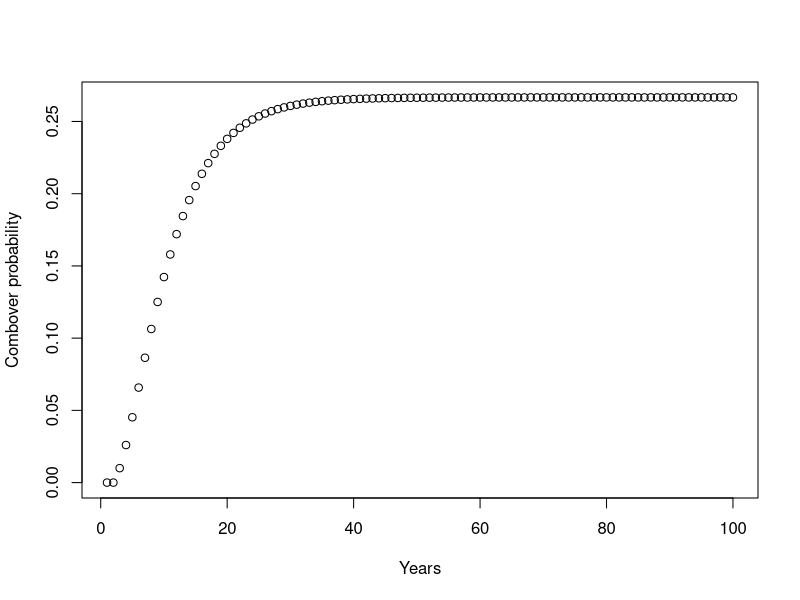
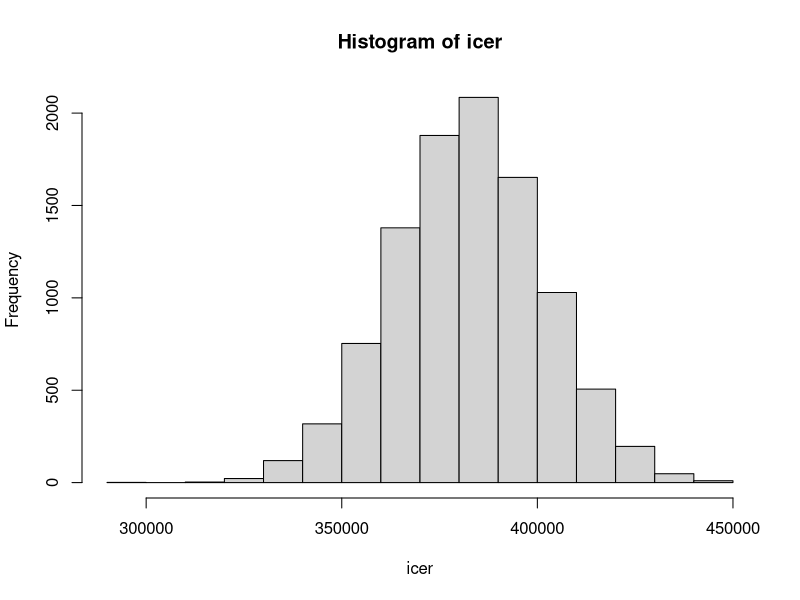

Here is the R script that generated these plots, in order:
1+2
test=1+2
rep(0,10)
1:120
years=1:100
months=years*12
months
testvector=c(1,3,6,8)
testvector
testvector[3]
years[months==60]
years[months>100]
years[(years>5)&(years<10)]
testmatrix = matrix(c(0.90, 0.05, 0.00, 0.00, 0.10, 0.85, 0.05, 0.00, 0.00, 0.10, 0.85, 0.05, 0.00, 0.00, 0.10, 0.95),ncol=4,byrow=TRUE)

transition = matrix(c(0.90, 0.05, 0.00, 0.00, 0.10, 0.85, 0.05, 0.00, 0.00, 0.10, 0.85, 0.05, 0.00, 0.00, 0.10, 0.95),ncol=4,byrow=TRUE)
timesteps = 100
h = rep(0,timesteps)
f = rep(0,timesteps)
c = rep(0,timesteps)
b = rep(0,timesteps)
h[1]=1
priorstate =c(h[1],f[1],c[1],b[1])
transition%*%priorstate 
for (t in 2:timesteps)
{
  priorstate =c(h[t-1],f[t-1],c[t-1],b[t-1])
  newstate= transition%*%priorstate 
  h[t]=newstate[1]
  f[t]=newstate[2]
  c[t]=newstate[3]
  b[t]=newstate[4]
}
h[100]
f[100]
c[100]
b[100]
plot(c,xlab="Years",ylab="Combover probability")

# after  intervention:
transition_new = matrix(c(0.90, 0.05, 0.05, 0.00, 0.10, 0.85, 0.05, 0.00, 0.00, 0.10, 0.80, 0.05, 0.00, 0.00, 0.10, 0.95),ncol=4,byrow=TRUE)
timesteps = 100
h_new = rep(0,timesteps)
f_new = rep(0,timesteps)
c_new = rep(0,timesteps)
b_new = rep(0,timesteps)
h_new[1]=1
priorstate_new =c(h[1],f[1],c[1],b[1])
transition_new%*%priorstate_new 
for (t in 2:timesteps)
{
  priorstate_new =c(h[t-1],f[t-1],c[t-1],b[t-1])
  newstate_new= transition_new%*%priorstate_new 
  h_new[t]=newstate_new[1]
  f_new[t]=newstate_new[2]
  c_new[t]=newstate_new[3]
  b_new[t]=newstate_new[4]
}
h_new[100]
f_new[100]
c_new[100]
b_new[100]

# cost-effectiveness analysis:

costs = sum(100000*(f*10+c*100+b*500))
costs_new = sum(100000*(f_new*10+c_new*(100+1000)+b_new*500))

qalys = sum(100000*(h*1+f*(1-0.01)+c*(1-0.05)+b*(1-0.10)))
qalys_new = sum(100000*(h_new*1+f_new *(1-0.01)+c_new *(1-0.05)+b_new *(1-0.10)))

(costs_new-costs)/(qalys_new-qalys)


# uncertainty analysis

rnorm(n = 10, mean = 1000, sd = 50)

costs_new = rep(0,10000)

costvec = rnorm(n = 10000, mean = 1000, sd = 50)

for (val in 1:10000)
{
  costs_new[val] =sum(100000*(f_new*10+c_new*(100+costvec[val])+b_new*500))
}
icer = (costs_new-costs)/(qalys_new-qalys)

hist(icer)
quantile(icer, c(0.025,0.975))
